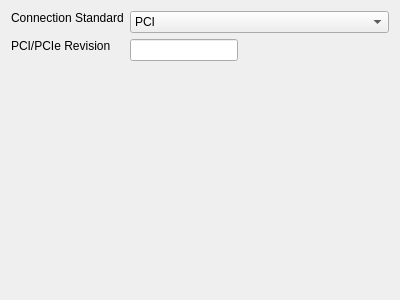
<?xml version="1.0" encoding="UTF-8"?>
<ui version="4.0">
 <class>GPUWidget</class>
 <widget class="QWidget" name="GPUWidget">
  <property name="geometry">
   <rect>
    <x>0</x>
    <y>0</y>
    <width>400</width>
    <height>300</height>
   </rect>
  </property>
  <property name="sizePolicy">
   <sizepolicy hsizetype="Preferred" vsizetype="Preferred">
    <horstretch>0</horstretch>
    <verstretch>0</verstretch>
   </sizepolicy>
  </property>
  <property name="windowTitle">
   <string>Form</string>
  </property>
  <layout class="QVBoxLayout" name="verticalLayout">
   <item>
    <layout class="QFormLayout" name="formLayout">
     <item row="0" column="0">
      <widget class="QLabel" name="label">
       <property name="sizePolicy">
        <sizepolicy hsizetype="Fixed" vsizetype="Fixed">
         <horstretch>0</horstretch>
         <verstretch>0</verstretch>
        </sizepolicy>
       </property>
       <property name="text">
        <string>Connection Standard</string>
       </property>
      </widget>
     </item>
     <item row="0" column="1">
      <widget class="QComboBox" name="GPU_Connector">
       <property name="sizePolicy">
        <sizepolicy hsizetype="Preferred" vsizetype="Preferred">
         <horstretch>0</horstretch>
         <verstretch>0</verstretch>
        </sizepolicy>
       </property>
       <item>
        <property name="text">
         <string>PCI</string>
        </property>
       </item>
       <item>
        <property name="text">
         <string>PCIe</string>
        </property>
       </item>
       <item>
        <property name="text">
         <string>AGP</string>
        </property>
       </item>
      </widget>
     </item>
     <item row="1" column="0">
      <widget class="QLabel" name="label_2">
       <property name="sizePolicy">
        <sizepolicy hsizetype="Fixed" vsizetype="Fixed">
         <horstretch>0</horstretch>
         <verstretch>0</verstretch>
        </sizepolicy>
       </property>
       <property name="text">
        <string>PCI/PCIe Revision </string>
       </property>
      </widget>
     </item>
     <item row="1" column="1">
      <widget class="QLineEdit" name="GPU_PCIe_Revision">
       <property name="sizePolicy">
        <sizepolicy hsizetype="Fixed" vsizetype="Fixed">
         <horstretch>0</horstretch>
         <verstretch>0</verstretch>
        </sizepolicy>
       </property>
      </widget>
     </item>
    </layout>
   </item>
  </layout>
 </widget>
 <resources/>
 <connections>
  <connection>
   <sender>GPU_PCIe_Revision</sender>
   <signal>textEdited(QString)</signal>
   <receiver>GPUWidget</receiver>
   <slot>setPCIeRevision(QString)</slot>
   <hints>
    <hint type="sourcelabel">
     <x>209</x>
     <y>60</y>
    </hint>
    <hint type="destinationlabel">
     <x>199</x>
     <y>149</y>
    </hint>
   </hints>
  </connection>
  <connection>
   <sender>GPU_Connector</sender>
   <signal>currentIndexChanged(int)</signal>
   <receiver>GPUWidget</receiver>
   <slot>setPCIeSlot(int)</slot>
   <hints>
    <hint type="sourcelabel">
     <x>174</x>
     <y>22</y>
    </hint>
    <hint type="destinationlabel">
     <x>199</x>
     <y>149</y>
    </hint>
   </hints>
  </connection>
 </connections>
 <slots>
  <slot>setSpecializedCheckbox(Qt::CheckState)</slot>
  <slot>setPCIeRevision(QString)</slot>
  <slot>setPCIeSlot(int)</slot>
  <slot>changeType(int)</slot>
 </slots>
</ui>
